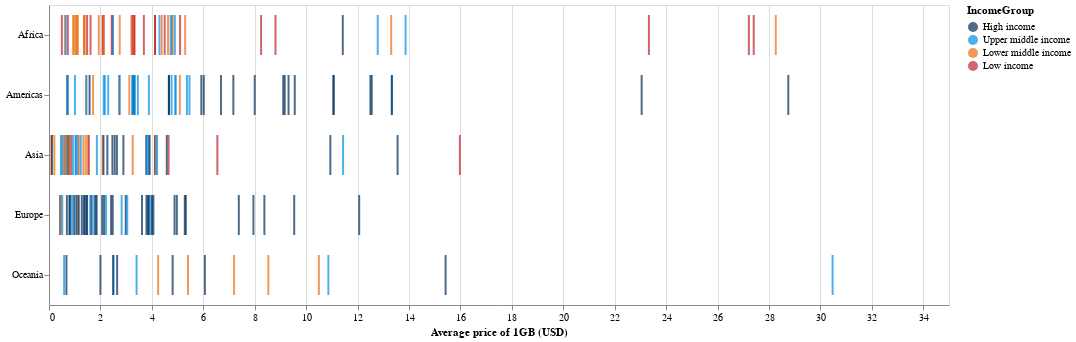

Notebook code for this chart:
### Code cell
# strip plot average price
alt.Chart(df_merged).mark_tick(height=40, thickness=2).encode(
    alt.X('Average price of 1GB (USD):Q'),
    alt.Y('continent:N', title=''),
    tooltip=['country', 'Average price of 1GB (USD)'],
    color=alt.Color('IncomeGroup:N',scale=alt.Scale(domain=['High income', 'Upper middle income','Lower middle income','Low income'],range=["#002D5A","#008FE6","#EB6E14","#BE232D"]))
).interactive().properties(width=900, height=300)

### Figure 1 — Vega-Lite specification as saved in the notebook (floating-point values rounded to 4 significant figures; data arrays with more than 128 entries replaced by an {"elided": "..."} marker saying what was removed)
{"$schema": "https://vega.github.io/schema/vega-lite/v3.4.0.json", "config": {"mark": {"tooltip": null}, "view": {"height": 300, "width": 400}}, "data": {"name": "data-d2651152d4fba00286933603413d54eb"}, "datasets": {"data-d2651152d4fba00286933603413d54eb": {"elided": "207 records"}}, "encoding": {"color": {"field": "IncomeGroup", "scale": {"domain": ["High income", "Upper middle income", "Lower middle income", "Low income"], "range": ["#002D5A", "#008FE6", "#EB6E14", "#BE232D"]}, "type": "nominal"}, "tooltip": [{"field": "country", "type": "nominal"}, {"field": "Average price of 1GB (USD)", "type": "quantitative"}], "x": {"field": "Average price of 1GB (USD)", "type": "quantitative"}, "y": {"field": "continent", "title": "", "type": "nominal"}}, "height": 300, "mark": {"height": 40, "thickness": 2, "type": "tick"}, "selection": {"selector001": {"bind": "scales", "encodings": ["x", "y"], "type": "interval"}}, "width": 900}
